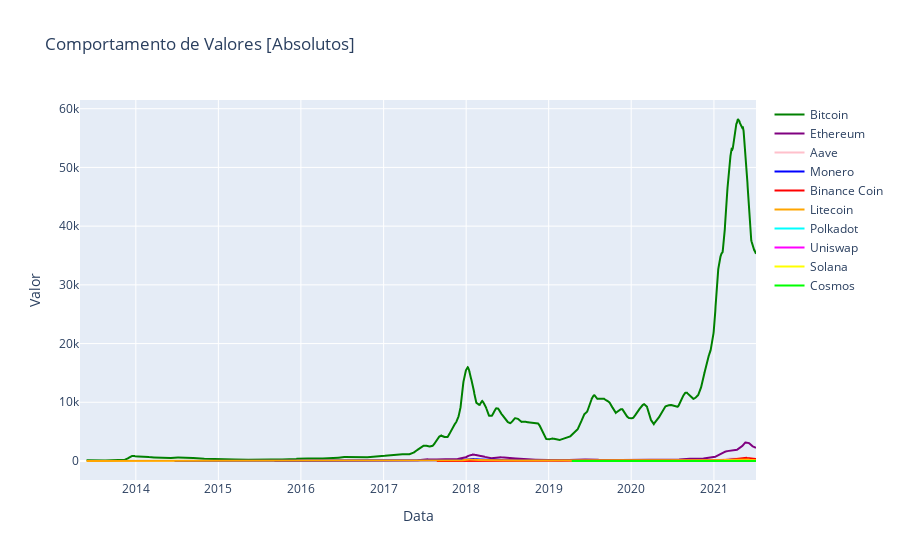

The code cell stored with this chart in its notebook:
### Code cell
import plotly.graph_objs as go

# Criando os traces (linhas) para cada criptomoeda
trace_bitcoin = go.Scatter(x=tab_bitcoin['Data'], y=tab_bitcoin['media_movel'], mode='lines', name='Bitcoin', line=dict(color='green', width=2))
trace_ethereum = go.Scatter(x=tab_ethereum['Data'], y=tab_ethereum['media_movel'], mode='lines', name='Ethereum', line=dict(color='purple', width=2))
trace_aave = go.Scatter(x=tab_aave['Data'], y=tab_aave['media_movel'], mode='lines', name='Aave', line=dict(color='pink', width=2))
trace_monero = go.Scatter(x=tab_monero['Data'], y=tab_monero['media_movel'], mode='lines', name='Monero', line=dict(color='blue', width=2))
trace_binance = go.Scatter(x=tab_binance['Data'], y=tab_binance['media_movel'], mode='lines', name='Binance Coin', line=dict(color='red', width=2))
trace_litecoin = go.Scatter(x=tab_litecoin['Data'], y=tab_litecoin['media_movel'], mode='lines', name='Litecoin', line=dict(color='orange', width=2))
trace_polkadot = go.Scatter(x=tab_polkadot['Data'], y=tab_polkadot['media_movel'], mode='lines', name='Polkadot', line=dict(color='cyan', width=2))
trace_uniswap = go.Scatter(x=tab_uniswap['Data'], y=tab_uniswap['media_movel'], mode='lines', name='Uniswap', line=dict(color='magenta', width=2))
trace_solana = go.Scatter(x=tab_solana['Data'], y=tab_solana['media_movel'], mode='lines', name='Solana', line=dict(color='yellow', width=2))
trace_cosmos = go.Scatter(x=tab_cosmos['Data'], y=tab_cosmos['media_movel'], mode='lines', name='Cosmos', line=dict(color='lime', width=2))

# Criando o layout
layout = go.Layout(
    title='Comportamento de Valores [Absolutos]',
    xaxis=dict(title='Data'),
    yaxis=dict(title='Valor')
)

# Criando a figura
fig = go.Figure(data=[trace_bitcoin, trace_ethereum, trace_aave, trace_monero, trace_binance, trace_litecoin, trace_polkadot, trace_uniswap, trace_solana, trace_cosmos], layout=layout)

# Exibindo o gráfico
fig.show()

### Figure 1 — Plotly figure (JSON) as saved in the notebook; plotly's stock layout.template omitted (floating-point values rounded to 4 significant figures; data arrays with more than 128 entries replaced by an {"elided": "..."} marker saying what was removed)
{"data": [{"line": {"color": "green", "width": 2}, "mode": "lines", "name": "Bitcoin", "type": "scatter", "x": {"elided": "2991 str values"}, "y": {"elided": "2991 float values"}}, {"line": {"color": "purple", "width": 2}, "mode": "lines", "name": "Ethereum", "type": "scatter", "x": {"elided": "2160 str values"}, "y": {"elided": "2160 float values"}}, {"line": {"color": "pink", "width": 2}, "mode": "lines", "name": "Aave", "type": "scatter", "x": {"elided": "275 str values"}, "y": {"elided": "275 float values"}}, {"line": {"color": "blue", "width": 2}, "mode": "lines", "name": "Monero", "type": "scatter", "x": {"elided": "2602 str values"}, "y": {"elided": "2602 float values"}}, {"line": {"color": "red", "width": 2}, "mode": "lines", "name": "Binance Coin", "type": "scatter", "x": {"elided": "1442 str values"}, "y": {"elided": "1442 float values"}}, {"line": {"color": "orange", "width": 2}, "mode": "lines", "name": "Litecoin", "type": "scatter", "x": {"elided": "2991 str values"}, "y": {"elided": "2991 float values"}}, {"line": {"color": "cyan", "width": 2}, "mode": "lines", "name": "Polkadot", "type": "scatter", "x": {"elided": "320 str values"}, "y": {"elided": "320 float values"}}, {"line": {"color": "magenta", "width": 2}, "mode": "lines", "name": "Uniswap", "type": "scatter", "x": {"elided": "292 str values"}, "y": {"elided": "292 float values"}}, {"line": {"color": "yellow", "width": 2}, "mode": "lines", "name": "Solana", "type": "scatter", "x": {"elided": "452 str values"}, "y": {"elided": "452 float values"}}, {"line": {"color": "lime", "width": 2}, "mode": "lines", "name": "Cosmos", "type": "scatter", "x": {"elided": "845 str values"}, "y": {"elided": "845 float values"}}], "layout": {"title": {"text": "Comportamento de Valores [Absolutos]"}, "xaxis": {"title": {"text": "Data"}}, "yaxis": {"title": {"text": "Valor"}}}}
